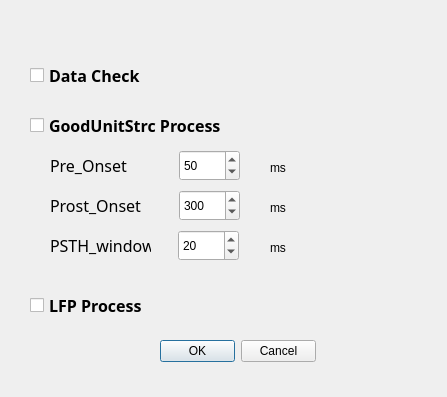
<?xml version="1.0" encoding="UTF-8"?>
<ui version="4.0">
 <class>PreprocessDialog</class>
 <widget class="QDialog" name="PreprocessDialog">
  <property name="geometry">
   <rect>
    <x>0</x>
    <y>0</y>
    <width>447</width>
    <height>397</height>
   </rect>
  </property>
  <property name="windowTitle">
   <string>Dialog</string>
  </property>
  <widget class="QCheckBox" name="dataCheck">
   <property name="geometry">
    <rect>
     <x>30</x>
     <y>60</y>
     <width>231</width>
     <height>31</height>
    </rect>
   </property>
   <property name="font">
    <font>
     <family>Segoe UI Semibold</family>
     <pointsize>12</pointsize>
     <weight>75</weight>
     <bold>true</bold>
    </font>
   </property>
   <property name="text">
    <string>Data Check</string>
   </property>
  </widget>
  <widget class="QCheckBox" name="goodUnitStrc">
   <property name="geometry">
    <rect>
     <x>30</x>
     <y>110</y>
     <width>281</width>
     <height>31</height>
    </rect>
   </property>
   <property name="font">
    <font>
     <family>Segoe UI Semibold</family>
     <pointsize>12</pointsize>
     <weight>75</weight>
     <bold>true</bold>
    </font>
   </property>
   <property name="autoFillBackground">
    <bool>false</bool>
   </property>
   <property name="text">
    <string>GoodUnitStrc Process</string>
   </property>
   <property name="tristate">
    <bool>false</bool>
   </property>
  </widget>
  <widget class="QCheckBox" name="lfpProcess">
   <property name="geometry">
    <rect>
     <x>30</x>
     <y>290</y>
     <width>281</width>
     <height>31</height>
    </rect>
   </property>
   <property name="font">
    <font>
     <family>Segoe UI Semibold</family>
     <pointsize>12</pointsize>
     <weight>75</weight>
     <bold>true</bold>
    </font>
   </property>
   <property name="text">
    <string>LFP Process</string>
   </property>
  </widget>
  <widget class="QSpinBox" name="preOnsetSpinBox">
   <property name="geometry">
    <rect>
     <x>179</x>
     <y>150</y>
     <width>61</width>
     <height>31</height>
    </rect>
   </property>
   <property name="maximum">
    <number>9999</number>
   </property>
   <property name="value">
    <number>50</number>
   </property>
  </widget>
  <widget class="QLabel" name="label">
   <property name="geometry">
    <rect>
     <x>50</x>
     <y>150</y>
     <width>101</width>
     <height>31</height>
    </rect>
   </property>
   <property name="font">
    <font>
     <family>Cascadia Mono SemiLight</family>
     <pointsize>12</pointsize>
    </font>
   </property>
   <property name="text">
    <string>Pre_Onset</string>
   </property>
  </widget>
  <widget class="QLabel" name="label_2">
   <property name="geometry">
    <rect>
     <x>50</x>
     <y>190</y>
     <width>101</width>
     <height>31</height>
    </rect>
   </property>
   <property name="font">
    <font>
     <family>Cascadia Mono SemiLight</family>
     <pointsize>12</pointsize>
    </font>
   </property>
   <property name="text">
    <string>Prost_Onset</string>
   </property>
  </widget>
  <widget class="QSpinBox" name="postOnsetSpinBox">
   <property name="geometry">
    <rect>
     <x>179</x>
     <y>190</y>
     <width>61</width>
     <height>31</height>
    </rect>
   </property>
   <property name="maximum">
    <number>9999</number>
   </property>
   <property name="value">
    <number>300</number>
   </property>
  </widget>
  <widget class="QLabel" name="label_3">
   <property name="geometry">
    <rect>
     <x>50</x>
     <y>230</y>
     <width>101</width>
     <height>31</height>
    </rect>
   </property>
   <property name="font">
    <font>
     <family>Cascadia Mono SemiLight</family>
     <pointsize>12</pointsize>
    </font>
   </property>
   <property name="text">
    <string>PSTH_window</string>
   </property>
  </widget>
  <widget class="QSpinBox" name="psthWindowSizeSpinBox">
   <property name="geometry">
    <rect>
     <x>178</x>
     <y>230</y>
     <width>61</width>
     <height>31</height>
    </rect>
   </property>
   <property name="maximum">
    <number>9999</number>
   </property>
   <property name="value">
    <number>20</number>
   </property>
  </widget>
  <widget class="QLabel" name="label_4">
   <property name="geometry">
    <rect>
     <x>270</x>
     <y>160</y>
     <width>31</width>
     <height>16</height>
    </rect>
   </property>
   <property name="text">
    <string>ms</string>
   </property>
  </widget>
  <widget class="QLabel" name="label_5">
   <property name="geometry">
    <rect>
     <x>270</x>
     <y>200</y>
     <width>31</width>
     <height>16</height>
    </rect>
   </property>
   <property name="text">
    <string>ms</string>
   </property>
  </widget>
  <widget class="QLabel" name="label_6">
   <property name="geometry">
    <rect>
     <x>270</x>
     <y>240</y>
     <width>31</width>
     <height>16</height>
    </rect>
   </property>
   <property name="text">
    <string>ms</string>
   </property>
  </widget>
  <widget class="QDialogButtonBox" name="comfirmButton">
   <property name="geometry">
    <rect>
     <x>160</x>
     <y>340</y>
     <width>156</width>
     <height>23</height>
    </rect>
   </property>
   <property name="standardButtons">
    <set>QDialogButtonBox::Cancel|QDialogButtonBox::Ok</set>
   </property>
  </widget>
 </widget>
 <resources/>
 <connections/>
</ui>
